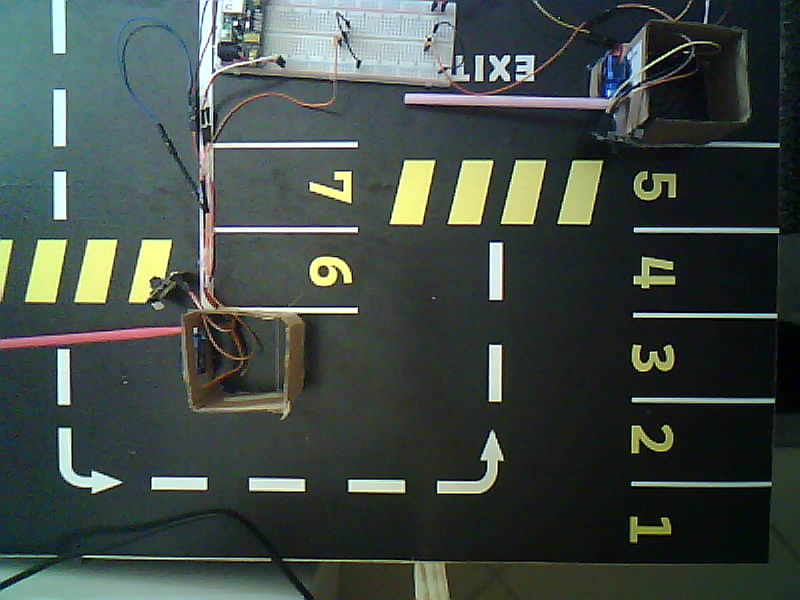
#> input picture lpr-python/parkingspot_detection/esp32_image-vide.jpg, 800 x 600 px, found by its file name
$ python parking_detection.py
#> lines starting #> are read from the running program, lines starting #| are printed output that depends on the picture
import cv2
import numpy as np
import os

def display_image(image_path):
    image = cv2.imread(image_path)
#> image is the input picture: shape (600, 800, 3); mean B, G, R 70.2, 75.1, 65.2

    # Resize the image to fit the screen (e.g., width=800 pixels)
    scale_percent = 50  # Adjust this percentage to control the size
    width = int(image.shape[1] * scale_percent / 100)
#> width = 400
    height = int(image.shape[0] * scale_percent / 100)
#> height = 300
    resized_image = cv2.resize(image, (width, height), interpolation=cv2.INTER_AREA)
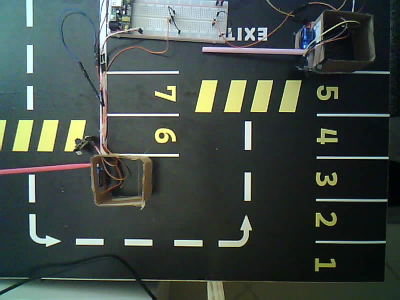
#> resized_image: shape (300, 400, 3); mean B, G, R 70.3, 75.2, 65.4

    # Display the resized image
    cv2.imshow("Parking Lot", resized_image)

    # Set the mouse callback to get coordinates
    cv2.setMouseCallback("Parking Lot", get_coordinates, param={"scale": scale_percent})
    cv2.waitKey(0)
    cv2.destroyAllWindows()

def get_coordinates(event, x, y, flags, param):
    if event == cv2.EVENT_LBUTTONDOWN:  # Left mouse button click
        print(f"Clicked at: ({x}, {y})")

if __name__ == "__main__":
    # Path to the image of your parking lot
    image_path = "Y:/ExperienceGhaith/4TWIN3/Pi/ParkIt/lpr-python/parkingspot_detection/esp32_image-vide.jpg" # Replace with the actual path to your image

    # Display the image and get coordinates by clicking
    display_image(image_path)

# [89 lines left out: functions detect_parking_spots, detect_parking_spots_template_matching, not called in this run]

$ run again, with lpr-python/parkingspot_detection/esp32.jpg copied over lpr-python/parkingspot_detection/esp32_image-vide.jpg
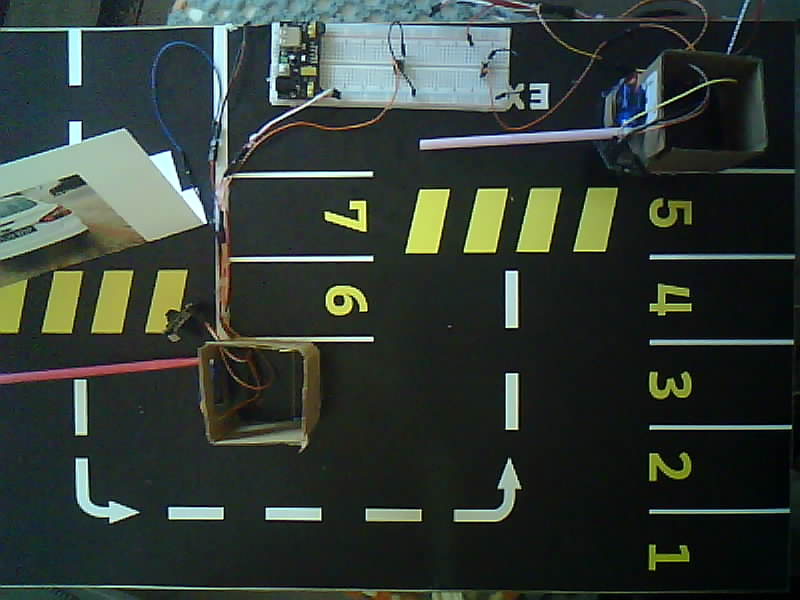
#> input picture lpr-python/parkingspot_detection/esp32.jpg, 800 x 600 px, found by its file name
#> in display_image, image is the input picture: shape (600, 800, 3); mean B, G, R 54.3, 60.4, 51.2
#> in display_image, `resized_image = cv2.resize(image, (width, height), interpolation=cv2.I..`:
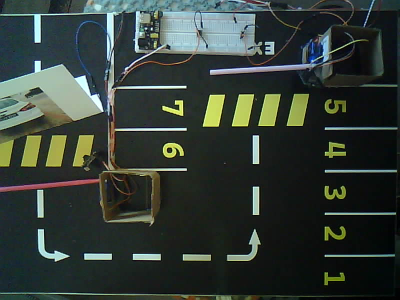
#> resized_image: shape (300, 400, 3); mean B, G, R 54.4, 60.5, 51.3

$ run again, with lpr-python/parkingspot_detection/esp323.jpg copied over lpr-python/parkingspot_detection/esp32_image-vide.jpg
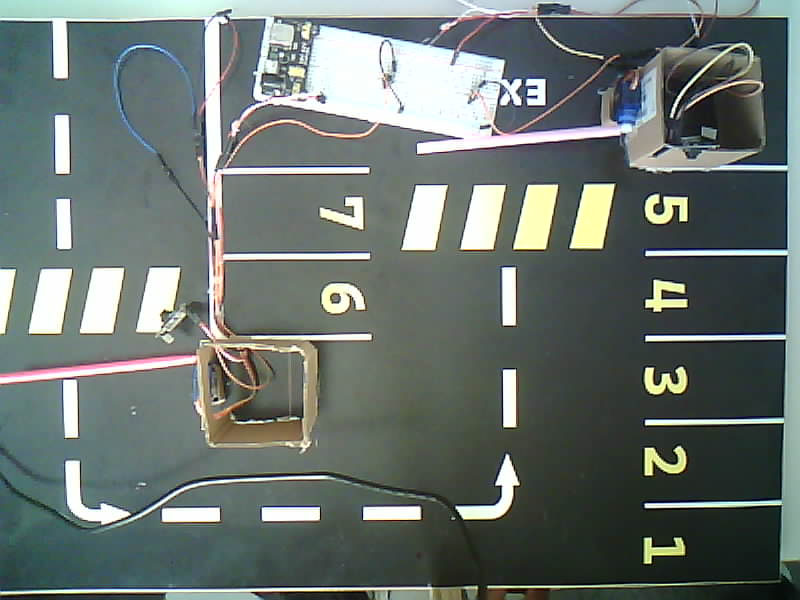
#> input picture lpr-python/parkingspot_detection/esp323.jpg, 800 x 600 px, found by its file name
#> in display_image, image is the input picture: shape (600, 800, 3); mean B, G, R 111.4, 115.5, 105.8
#> in display_image, `resized_image = cv2.resize(image, (width, height), interpolation=cv2.I..`:
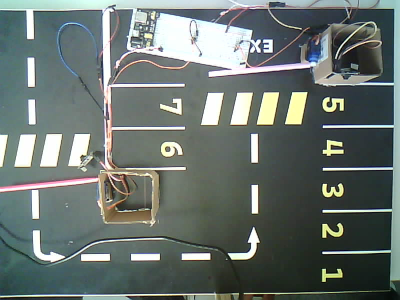
#> resized_image: shape (300, 400, 3); mean B, G, R 111.5, 115.6, 105.9
